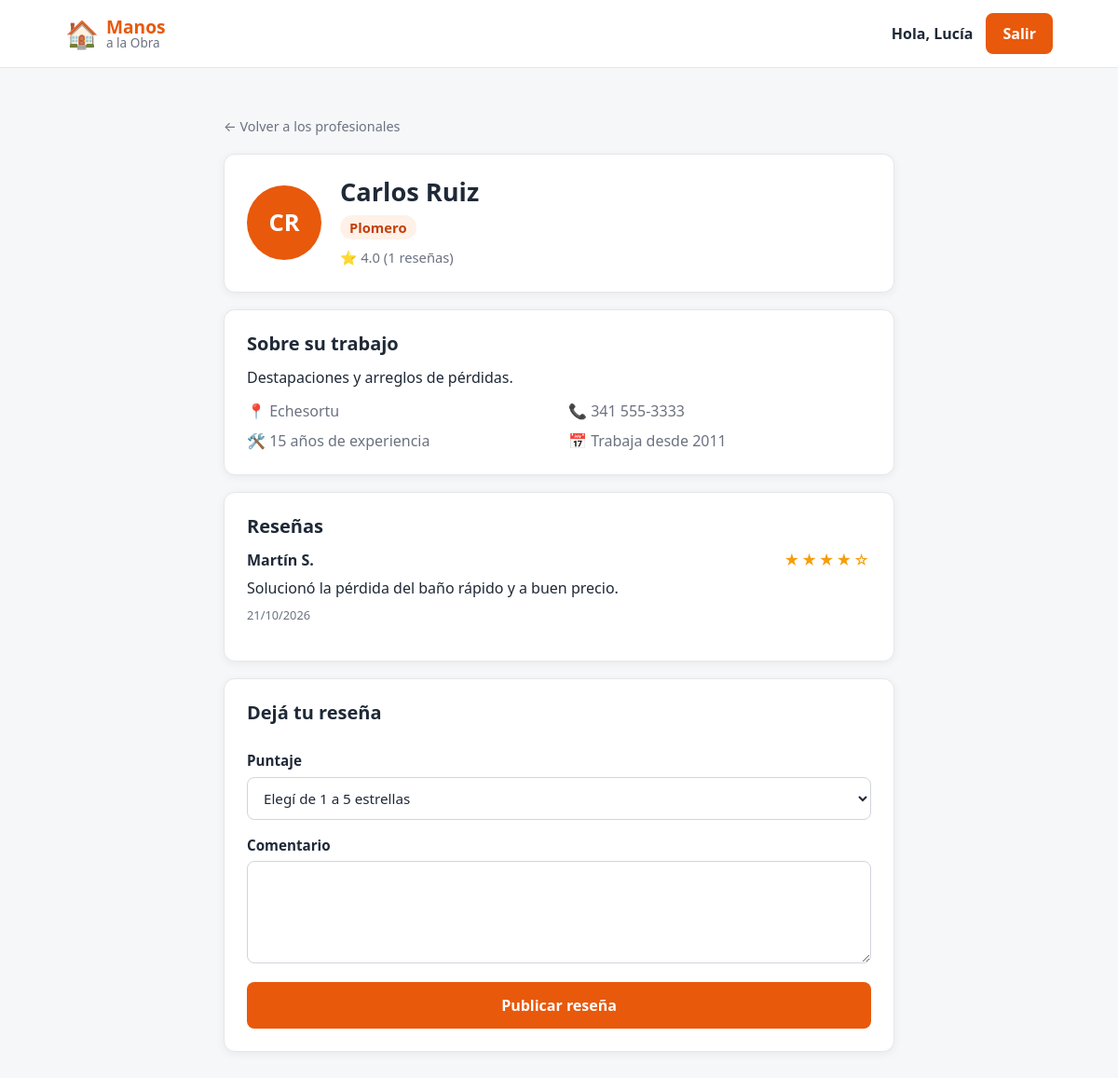
/perfil.php?id=3 (signed in), run on the app's committed database.
### tables this page shows
CREATE TABLE profesionales (
    id INT AUTO_INCREMENT PRIMARY KEY,
     
    nombre VARCHAR(60) NOT NULL,
    apellido VARCHAR(60) NOT NULL,
    email VARCHAR(120) NOT NULL UNIQUE,
    password VARCHAR(255) NOT NULL,
    iniciales VARCHAR(5) NOT NULL,
     
    oficio VARCHAR(60) NULL,
    descripcion VARCHAR(300) NULL,
    ubicacion VARCHAR(100) NULL,
    telefono VARCHAR(30) NULL,
    experiencia INT NULL,
    fecha_alta DATE NULL,
    fecha_baja DATE NULL,
     
     
    valoracion DECIMAL(2,1) DEFAULT 0,
    cantidad_resenas INT DEFAULT 0,
    creado_en TIMESTAMP DEFAULT CURRENT_TIMESTAMP
);

CREATE TABLE resenas (
    id INT AUTO_INCREMENT PRIMARY KEY,
    profesional_id INT NOT NULL,
    cliente_id INT NOT NULL,
    puntaje TINYINT NOT NULL,                 
    comentario VARCHAR(300) NOT NULL,
    creado_en TIMESTAMP DEFAULT CURRENT_TIMESTAMP,
    FOREIGN KEY (profesional_id) REFERENCES profesionales(id) ON DELETE CASCADE,
    FOREIGN KEY (cliente_id) REFERENCES clientes(id) ON DELETE CASCADE,
    UNIQUE (profesional_id, cliente_id)
);

CREATE TABLE clientes (
    id INT AUTO_INCREMENT PRIMARY KEY,
    nombre VARCHAR(60) NOT NULL,
    apellido VARCHAR(60) NOT NULL,
    email VARCHAR(120) NOT NULL UNIQUE,
    password VARCHAR(255) NOT NULL,           
    creado_en TIMESTAMP DEFAULT CURRENT_TIMESTAMP
);

### perfil.php (the view, shortened to what this page needs)
<?php
require "config.php";
$id = (int) ($_GET["id"] ?? 0);
$es_cliente = ($_SESSION["usuario_tipo"] ?? "") === "cliente";
$consulta = $conexion->prepare(
    "SELECT * FROM profesionales
     WHERE id = ?
       AND oficio IS NOT NULL
       AND (fecha_baja IS NULL OR fecha_baja >= CURDATE())"
);
$consulta->bind_param("i", $id);
$consulta->execute();
$profesional = $consulta->get_result()->fetch_assoc();
$resenas = [];
$ya_reseno = false;
if ($profesional) {
    $consulta = $conexion->prepare(
        "SELECT resenas.puntaje, resenas.comentario, resenas.creado_en, resenas.cliente_id,
                clientes.nombre, clientes.apellido
         FROM resenas
         JOIN clientes ON clientes.id = resenas.cliente_id
         WHERE resenas.profesional_id = ?
         ORDER BY resenas.creado_en DESC, resenas.id DESC"
    );
    $consulta->bind_param("i", $id);
    $consulta->execute();
    $resenas = $consulta->get_result()->fetch_all(MYSQLI_ASSOC);
}
function estrellas($puntaje) {
    $llenas = (int) round($puntaje);
    return str_repeat("★", $llenas) . str_repeat("☆", 5 - $llenas);
}
?>
<!DOCTYPE html>
<html lang="es">
<head>
    <link rel="stylesheet" href="style.css">
</head>
<body>
    <header class="header-principal">
        <div class="barra-superior">
            <a href="index.php" class="logo">
                <span class="logo-icono">🏠</span>
                <span class="logo-texto"><strong>Manos</strong><span>a la Obra</span></span>
            </a>
            <div class="acciones">
                <?php if (isset($_SESSION["usuario_nombre"])): ?>
                    <span class="link-ingresar">Hola, <?php echo htmlspecialchars($_SESSION["usuario_nombre"]); ?></span>
                    <a href="logout.php" class="btn-publicar">Salir</a>
                <?php else: ?>
                    <a href="login.php" class="link-ingresar">Ingresar</a>
                    <a href="registro.php" class="btn-publicar">Crear cuenta</a>
                <?php endif; ?>
            </div>
        </div>
    </header>
    <main class="seccion">
        <div class="contenedor contenedor-angosto">
            <a href="index.php#profesionales" class="volver">← Volver a los profesionales</a>
            <?php if (!$profesional): ?>
                <div class="perfil-caja">
                    <h1>Perfil no disponible</h1>
                    <p>Este profesional no existe o ya no está en actividad.</p>
                </div>
            <?php else: ?>
                <div class="perfil-caja perfil-cabecera">
                    <div class="profesional-avatar perfil-avatar"><?php echo htmlspecialchars($profesional["iniciales"]); ?></div>
                    <div class="profesional-info">
                        <h1><?php echo htmlspecialchars($profesional["nombre"] . " " . $profesional["apellido"]); ?></h1>
                        <p class="oficio"><?php echo htmlspecialchars($profesional["oficio"]); ?></p>
                        <p class="valoracion">⭐ <?php echo $profesional["valoracion"]; ?> (<?php echo $profesional["cantidad_resenas"]; ?> reseñas)</p>
                    </div>
                </div>
                <div class="perfil-caja">
                    <h2>Sobre su trabajo</h2>
                    <p><?php echo htmlspecialchars($profesional["descripcion"] ?? ""); ?></p>
                    <ul class="perfil-datos">
                        <li>📍 <?php echo htmlspecialchars($profesional["ubicacion"] ?? ""); ?></li>
                        <li>📞 <?php echo htmlspecialchars($profesional["telefono"] ?? ""); ?></li>
                        <li>🛠️ <?php echo (int) $profesional["experiencia"]; ?> años de experiencia</li>
                        <?php if (!empty($profesional["fecha_alta"])): ?>
                            <li>📅 Trabaja desde <?php echo date("Y", strtotime($profesional["fecha_alta"])); ?></li>
                        <?php endif; ?>
                    </ul>
                </div>
                <div class="perfil-caja" id="resenas">
                    <h2>Reseñas</h2>
                    <?php foreach ($resenas as $r): ?>
                        <div class="resena">
                            <div class="resena-encabezado">
                                <strong><?php echo htmlspecialchars($r["nombre"] . " " . mb_substr($r["apellido"], 0, 1) . "."); ?></strong>
                                <span class="estrellas" aria-label="<?php echo $r["puntaje"]; ?> de 5"><?php echo estrellas($r["puntaje"]); ?></span>
                            </div>
                            <p><?php echo htmlspecialchars($r["comentario"]); ?></p>
                            <span class="resena-fecha"><?php echo date("d/m/Y", strtotime($r["creado_en"])); ?></span>
                        </div>
                    <?php endforeach; ?>
                </div>
                <div class="perfil-caja">
                    <?php if (!isset($_SESSION["usuario_id"])): ?>
                        <p class="texto-suave">¿Trabajaste con <?php echo htmlspecialchars($profesional["nombre"]); ?>?
                            <a href="login.php">Ingresá</a> con tu cuenta de cliente para dejar una reseña.</p>
                    <?php elseif (!$es_cliente): ?>
                        <p class="texto-suave">Solo los clientes pueden dejar reseñas.</p>
                    <?php elseif ($ya_reseno): ?>
                        <p class="texto-suave">Ya dejaste tu reseña a este profesional.</p>
                    <?php else: ?>
                        <form action="perfil.php?id=<?php echo $id; ?>#resenas" method="post" class="formulario formulario-plano">
                            <h2>Dejá tu reseña</h2>
                            <label for="puntaje">Puntaje
                                <select id="puntaje" name="puntaje" required>
                                    <option value="" disabled selected>Elegí de 1 a 5 estrellas</option>
                                </select>
                            </label>
                            <label for="comentario">Comentario
                                <textarea id="comentario" name="comentario" maxlength="300" required><?php echo htmlspecialchars($_POST["comentario"] ?? ""); ?></textarea>
                            </label>
                            <button type="submit">Publicar reseña</button>
                        </form>
                    <?php endif; ?>
                </div>
            <?php endif; ?>
        </div>
    </main>
</body>
</html>

### style.css (style rules this page uses)
:root { --primario: #e8590c; --primario-oscuro: #c2410c; --primario-suave: #fff1e8; --texto: #1f2937; --texto-suave: #6b7280; --fondo: #f6f7f9; --blanco: #ffffff; --borde: #e5e7eb; --oscuro: #1e293b; --radio: 12px; --sombra: 0 2px 10px rgba(0, 0, 0, 0.06); }
* { box-sizing: border-box; }
body { margin: 0; font-family: system-ui, -apple-system, "Segoe UI", Roboto, Arial, sans-serif; color: var(--texto); background: var(--fondo); line-height: 1.5; }
a { color: var(--primario); }
h1, h2, h3 { line-height: 1.2; }
.contenedor { max-width: 1100px; margin: 0 auto; padding: 0 20px; }
.boton, .btn-publicar { display: inline-block; padding: 10px 20px; border-radius: 8px; font-weight: 600; text-decoration: none; border: 2px solid var(--primario); transition: background 0.2s, color 0.2s; cursor: pointer; }
.boton-lleno, .btn-publicar { background: var(--primario); color: var(--blanco); }
.header-principal { background: var(--blanco); border-bottom: 1px solid var(--borde); position: sticky; top: 0; z-index: 10; }
.barra-superior { max-width: 1100px; margin: 0 auto; padding: 14px 20px; display: flex; align-items: center; gap: 20px; }
.logo { display: flex; align-items: center; gap: 8px; text-decoration: none; color: var(--texto); flex-shrink: 0; }
.logo-icono { font-size: 1.8rem; }
.logo-texto { display: flex; flex-direction: column; line-height: 1.1; }
.logo-texto strong { font-size: 1.2rem; color: var(--primario); }
.logo-texto span { font-size: 0.85rem; color: var(--texto-suave); }
.acciones { display: flex; align-items: center; gap: 14px; margin-left: auto; }
.link-ingresar { color: var(--texto); text-decoration: none; font-weight: 600; }
.acciones .btn-publicar { padding: 8px 16px; }
.seccion { padding: 50px 0; }
.profesional-avatar { width: 56px; height: 56px; border-radius: 50%; background: var(--primario); color: var(--blanco); font-weight: 700; font-size: 1.2rem; display: flex; align-items: center; justify-content: center; flex-shrink: 0; }
.profesional-info { flex: 1; min-width: 0; }
.profesional-info p { margin: 2px 0; font-size: 0.92rem; color: var(--texto-suave); }
.profesional-info .oficio { display: inline-block; background: var(--primario-suave); color: var(--primario-oscuro); font-weight: 600; padding: 2px 10px; border-radius: 20px; margin-bottom: 6px; }
.contenedor-angosto { max-width: 760px; }
.perfil-caja { background: var(--blanco); border: 1px solid var(--borde); border-radius: var(--radio); padding: 24px; box-shadow: var(--sombra); margin-top: 18px; }
.perfil-caja h1 { margin: 0 0 6px; font-size: 1.7rem; }
.perfil-caja h2 { margin: 0 0 12px; font-size: 1.25rem; }
.perfil-caja > p { margin: 0 0 12px; }
.perfil-cabecera { display: flex; gap: 20px; align-items: center; }
.perfil-avatar { width: 80px; height: 80px; font-size: 1.6rem; }
.perfil-datos { list-style: none; margin: 0; padding: 0; display: grid; grid-template-columns: repeat(2, 1fr); gap: 8px 20px; color: var(--texto-suave); }
.resena { padding: 14px 0; border-top: 1px solid var(--borde); }
.resena:first-of-type { border-top: none; padding-top: 0; }
.resena p { margin: 6px 0 4px; }
.resena-encabezado { display: flex; justify-content: space-between; align-items: center; gap: 10px; }
.estrellas { color: #f59e0b; letter-spacing: 2px; }
.resena-fecha { font-size: 0.8rem; color: var(--texto-suave); }
.formulario.formulario-plano { max-width: none; padding: 0; box-shadow: none; border-radius: 0; }
.formulario { width: 100%; max-width: 480px; background: var(--blanco); padding: 32px; border-radius: 16px; box-shadow: 0 8px 30px rgba(0, 0, 0, 0.08); display: flex; flex-direction: column; gap: 16px; }
.formulario label { display: flex; flex-direction: column; gap: 6px; font-weight: 600; font-size: 0.95rem; flex: 1; }
.formulario input, .formulario select, .formulario textarea { font: inherit; font-weight: 400; padding: 11px 13px; border: 1px solid #d1d5db; border-radius: 8px; background: var(--blanco); color: var(--texto); transition: border-color 0.2s, box-shadow 0.2s; }
.formulario textarea { min-height: 110px; resize: vertical; }
.formulario button { margin-top: 4px; padding: 13px; border: none; border-radius: 8px; background: var(--primario); color: var(--blanco); font: inherit; font-weight: 600; font-size: 1rem; cursor: pointer; transition: background 0.2s; }
.volver { color: var(--texto-suave); text-decoration: none; font-size: 0.9rem; align-self: flex-start; }

### data on the page
profesionales: iniciales "CR", nombre+apellido "Carlos Ruiz", oficio "Plomero", valoracion "4.0", cantidad_resenas "1", descripcion "Destapaciones y arreglos de pérdidas.", ubicacion "Echesortu", telefono "341 555-3333", experiencia "15", fecha_alta "2011"
resenas: cliente.apellido "Martín S.", puntaje "★★★★☆", comentario "Solucionó la pérdida del baño rápido y a buen precio.", creado_en "21/10/2026"

### other printed values
$_SESSION["usuario_nombre"] "Lucía"
